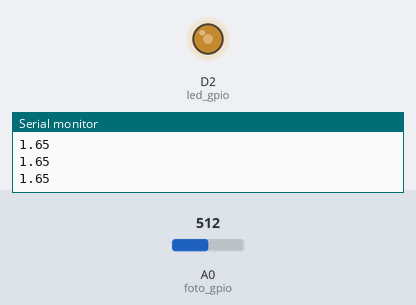
Simulated run of this sketch. Board: ESP8266 (NodeMCU). Shown: output pins drawn as LEDs (lit = HIGH), the last lines printed to the serial monitor. The inputs (shaded band) are chosen by the test bench; at power-on: A0 (foto_gpio) = 512.

Above: at 1.2 s.
1.3 s: A0 (foto_gpio) set to 716
At 1.8 s:
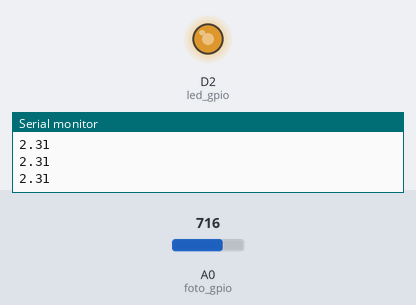
2.8 s: A0 (foto_gpio) set to 900
At 3.1 s:
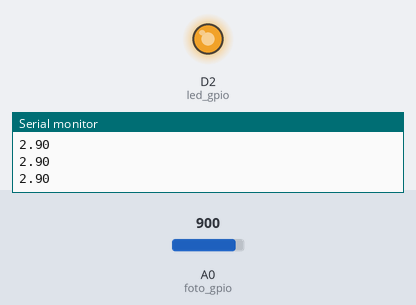
4.3 s: A0 (foto_gpio) set to 122
At 5.5 s:
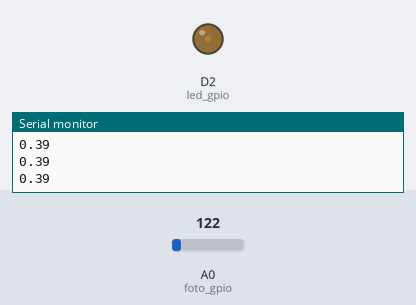
5.8 s: A0 (foto_gpio) set to 0
At 7.0 s:
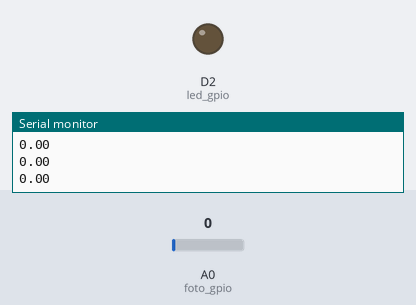
7.3 s: A0 (foto_gpio) set to 511
At 8.4 s:
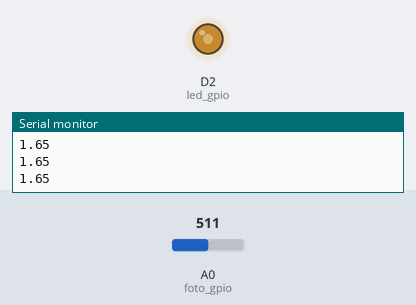
Timing chart, 0 to 9.8 s (numbered marks = the images above; inputs shaded):
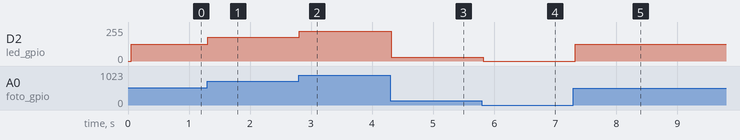

The sketch:

pratica2-3.ino
```cpp
// PRATICA 2-3

const byte led_gpio = D2; // 32 no esp32
const byte foto_gpio = A0; // 25 no esp32

void setup() {
  // put your setup code here, to run once:
  Serial.begin(115200);
  Serial.println("Hello, ESP32!");
  pinMode(led_gpio, OUTPUT);
  pinMode(foto_gpio, INPUT);
}

void loop() {
  // put your main code here, to run repeatedly:
  delay(50); // this speeds up the simulation
  int max_analog = 1023; // 4095 no esp32
  int foto_resistor = analogRead(foto_gpio);
  // imprime tensao lida
  Serial.println(map(foto_resistor, 0, max_analog, 0, 3300) / 1000.0);
  analogWrite(led_gpio, foto_resistor);

}
```

Measured:
- after the input at 1.3 s, D2 (led_gpio): 127/255 → 178/255 at once
- after the input at 2.8 s, D2 (led_gpio): 178/255 → 224/255 at once
- after the input at 4.3 s, D2 (led_gpio): 224/255 → 30/255 at once
- after the input at 5.8 s, D2 (led_gpio): 30/255 → 0/255 at once
- after the input at 7.3 s, D2 (led_gpio): 0/255 → 127/255 at once
